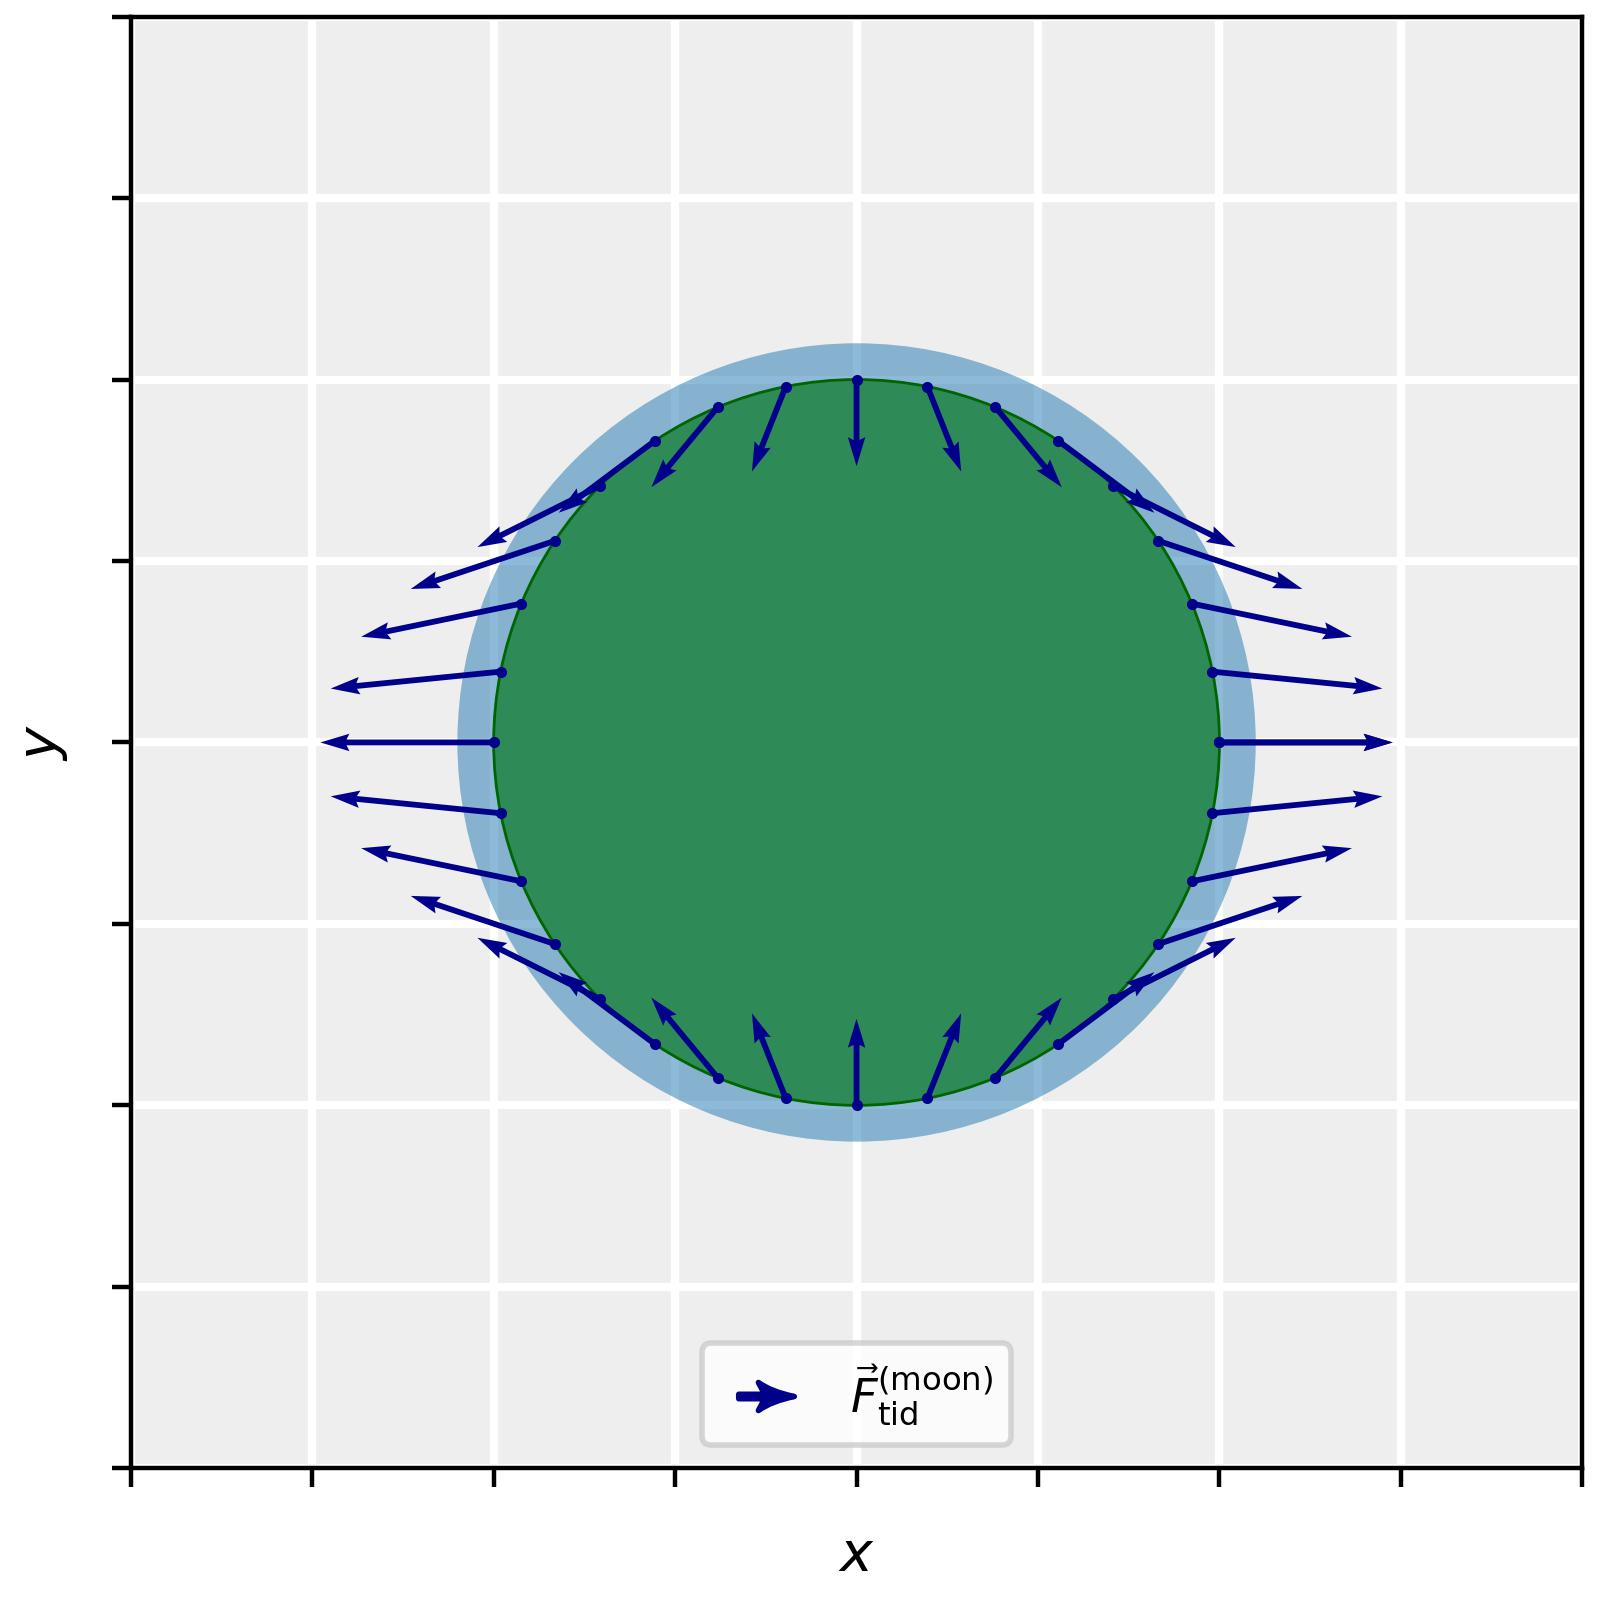

This figure's Python source:

import sys
from matplotlib import colors, pyplot as plt
import numpy as np


sys.path.append("/Users/timdewild/Library/CloudStorage/GoogleDrive-t.w.j.de.wild@rug.nl/Mijn Drive/Digital Demos/AnimationClass/src/")

from matnimation.artist.static.static_circle import StaticCircle
from matnimation.canvas.single_canvas import SingleCanvas
from matnimation.artist.static.static_text import StaticText
from matnimation.artist.static.static_polygon import StaticPolygon
from matnimation.artist.static.static_scatter import StaticScatter
from matnimation.artist.static.static_quiver import StaticQuiver
from matnimation.tides_forces.tides import Tides




#--- Global constants ---#
radius_earth = 1
ocean_scaling = 1.1
distance_earth_moon = 5

#--- Tidal force due to moon on earth ---#
dth = np.pi/16
theta_vectors = np.arange(0,2*np.pi+dth, dth)

tides = Tides(
    radius_earth = radius_earth,
    ocean_scaling = ocean_scaling,
    distance_earth_moon = distance_earth_moon
)
tides.generate_tidal_bulges()

x_vectors = radius_earth * np.cos(theta_vectors)
y_vectors = radius_earth * np.sin(theta_vectors)

F_tidal_moon_x, F_tidal_moon_y = tides.tidal_force_moon(theta_vectors, tides.t[0], scale = 1)

#--- Tidal bulges due to moon on earth ---#
x_bulge_moon, y_bulge_moon = tides.generate_tidal_bulges(body = 'moon')



#--- Define Canvas ---#

canvas = SingleCanvas(
    (4,4),
    400,
    [],
    [-2, 2, -2, 2],      #[-3, 3, -3, 3] [-2, 6, -4, 4]
    ['$x$','$y$']
)

canvas.set_axis_properties(
    aspect = 'equal', 
    xticklabels = [], 
    yticklabels = [],
    #title = "Frame: Earth Center of Mass"
    )

#--- Define earth and ocean ---#

earth = StaticCircle(
    name = 'Earth (equator slice)', 
    radius = radius_earth,
    xy_center = (0., 0.)
)

earth.set_styling_properties(
    facecolor = 'seagreen',
    edgecolor = 'darkgreen',
    linewidth = 0.5,
    zorder = 3
    )

canvas.add_artist(earth)

ocean = StaticCircle(
    name = 'Ocean', 
    radius = ocean_scaling * radius_earth,
    xy_center = (0., 0.)
)

# ocean = StaticPolygon(
#     'ocean',
#     x_data = x_bulge_moon[:,0],
#     y_data = y_bulge_moon[:,0]
# )

ocean.set_styling_properties(
    facecolor = colors.to_rgba('tab:blue', 0.5), 
    zorder = 2
)

canvas.add_artist(ocean)

# ocean_no_tides = StaticCircle(
#     'ocean no tides',
#     radius = ocean_scaling * radius_earth,
#     xy_center = (0,0)
# )

# ocean_no_tides.set_styling_properties(
#     linewidth = 0.5,
#     linestyle = 'dotted',
#     edgecolor = 'k',
#     facecolor = 'None'
# )

# canvas.add_artist(ocean_no_tides)

#--- ABC forces on earth due to moon ---#
scale = 1.333

y_offset = 0.04

x_vec = np.array([-1, 0, 1])
y_vec = np.array([0, 0, 0])

force_moon_x_vec = np.array([0.5, 1, 1.5])
force_moon_y_vec = np.zeros_like(y_vec)

tidal_force_x_vec = force_moon_x_vec - np.ones_like(force_moon_x_vec)
tidal_force_y_vec = force_moon_y_vec

force_com_x = force_moon_x_vec[1] * np.ones_like(force_moon_x_vec)
force_com_y = force_moon_y_vec[1] * np.ones_like(force_moon_y_vec)

#--- Gravitational force due to moon on ABC ---#

# force_moon = StaticQuiver(
#     name = '$\\vec{F}_G^\\mathrm{(moon)}$',
#     x_data = x_vec,
#     y_data = y_vec,
#     Fx_data = force_moon_x_vec,
#     Fy_data = force_moon_y_vec, 
#     scale = scale,
#     scale_units = 'xy',
#     width = 0.005, 
#     color = 'darkorange'
# )

# canvas.add_artist(force_moon, in_legend=True)

# force_moon.set_styling_properties(
#     zorder = 4
# )

#--- Subtract gravitational force at B (center of mass) ---#

# force_com_sub = StaticQuiver(
#     name = '$-\\vec{F}_B^\\mathrm{(moon)}$',
#     x_data = x_vec,
#     y_data = y_vec + y_offset,
#     Fx_data = -force_com_x,
#     Fy_data = -force_com_y, 
#     scale = scale,
#     scale_units = 'xy',
#     width = 0.005, 
#     color = 'darkred'
# )

# canvas.add_artist(force_com_sub, in_legend = True)

# force_com_sub.set_styling_properties(
#     zorder = 4
# )

#--- Tidal force at ABC ---#

# tidal_force_moon_ABC = StaticQuiver(
#     name = "$\\vec{F}_\\mathrm{tid}^\\mathrm{(moon)}$",
#     x_data = x_vec,
#     y_data = y_vec,
#     Fx_data = tidal_force_x_vec,
#     Fy_data = tidal_force_y_vec, 
#     scale = 1.333,
#     scale_units = 'xy',
#     width = 0.005, 
#     color = 'darkblue'
# )

# canvas.add_artist(tidal_force_moon_ABC, in_legend = True)

# tidal_force_moon_ABC.set_styling_properties(
#     zorder = 4
# )

#--- ABC points to introduce tidal field

# points_ABC = StaticScatter(
#     name='ABC',
#     x_data = x_vec,
#     y_data = y_vec,

# )

# points_ABC.set_styling_properties(
#     color = 'darkblue',
#     markersize = 5,
#     zorder = 4
# )

# canvas.add_artist(points_ABC)

# for i, label_name in enumerate(['$A$','$B$','$C$']):
#     label = StaticText(name = label_name, xy_center = (x_vec[i],y_vec[i]-0.2))

#     label.set_styling_properties(
#         horizontalalignment = 'center',
#         verticalalignment = 'top',
#         zorder = 4, 
#         fontsize = 8,
#         color = 'k'
#     )

#     canvas.add_artist(label)

#--- Tidal force at points around equator ---#

tidal_forces_scatter = StaticScatter(
    'tidal forces scatter',
    x_data = x_vectors,
    y_data = y_vectors
)

tidal_forces_scatter.set_styling_properties(
    zorder = 4,
    markersize = 2, #5
    color  = 'darkblue'
)

canvas.add_artist(tidal_forces_scatter)

tidal_forces_moon = StaticQuiver(
    name = "$\\vec{F}_\\mathrm{tid}^\\mathrm{(moon)}$",
    x_data = x_vectors,
    y_data = y_vectors,
    Fx_data = F_tidal_moon_x,
    Fy_data = F_tidal_moon_y,
    scale = 20,
    scale_units = 'xy', 
    color = 'darkblue',
    width = 0.004 #0.005
)

canvas.add_artist(tidal_forces_moon, in_legend = True)

tidal_forces_moon.set_styling_properties(
    zorder = 4
)

#--- Moon and its orbit ---#

moon_orbit = StaticCircle(
    name = 'Moon orbit',
    radius = distance_earth_moon,
    xy_center = (0,0),
) 

moon_orbit.set_styling_properties(
    edgecolor = 'darkgrey',
    facecolor = 'None',
    linewidth = 0.75
)

moon = StaticCircle(
    name = 'Moon',
    radius = 0.35,
    xy_center = (distance_earth_moon,0)
)

moon.set_styling_properties(
    edgecolor = 'darkgrey',
    facecolor = 'lightgrey'
)

#canvas.add_artist(moon_orbit, in_legend = False)
canvas.add_artist(moon)

canvas.construct_legend(ncols = 3, loc = 'lower center', fontsize = 'small')

canvas.save_canvas('stem_animation/scene2/scene2_6.jpg')
